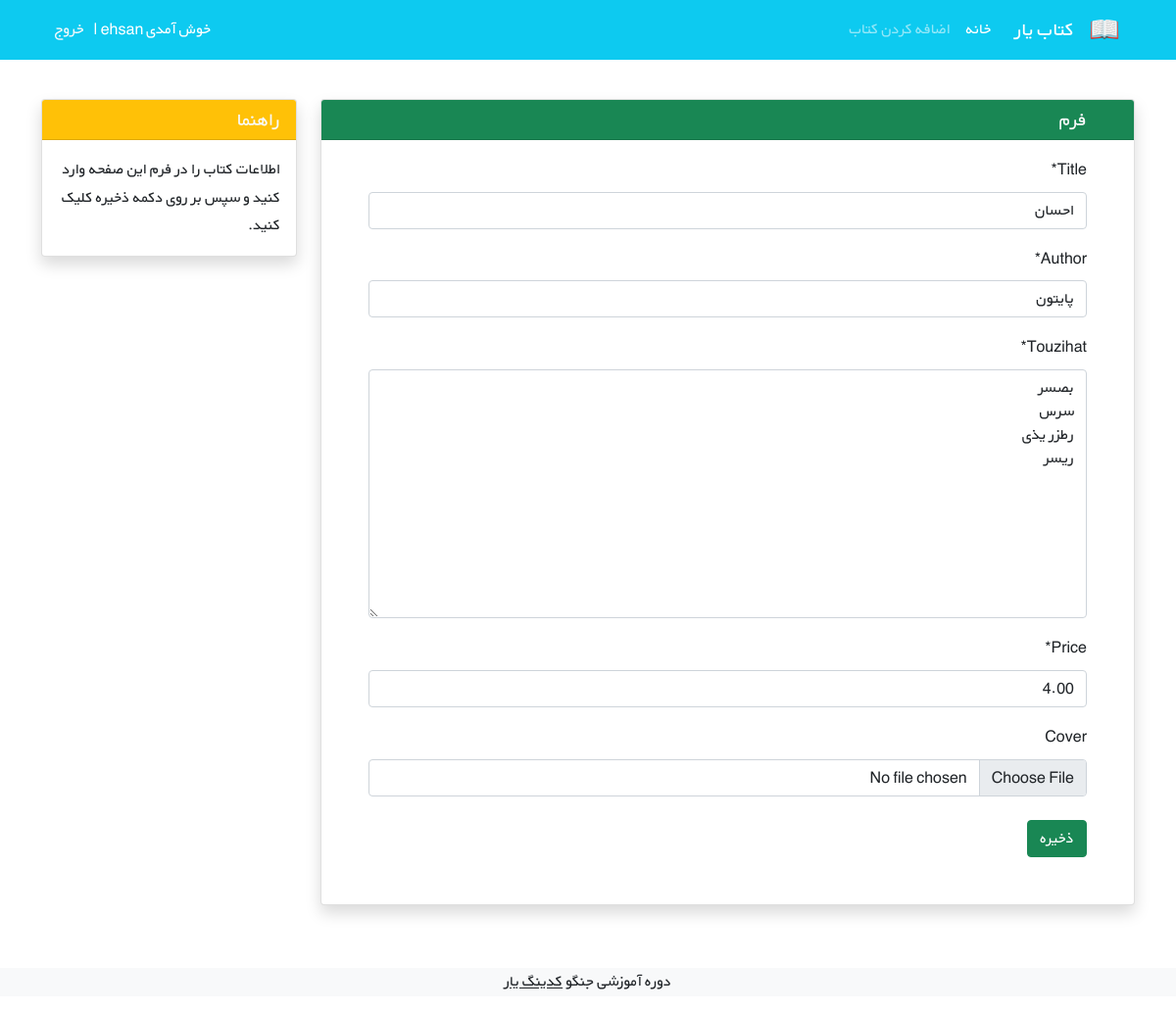
The app's page /1/update/ (signed in), older data.
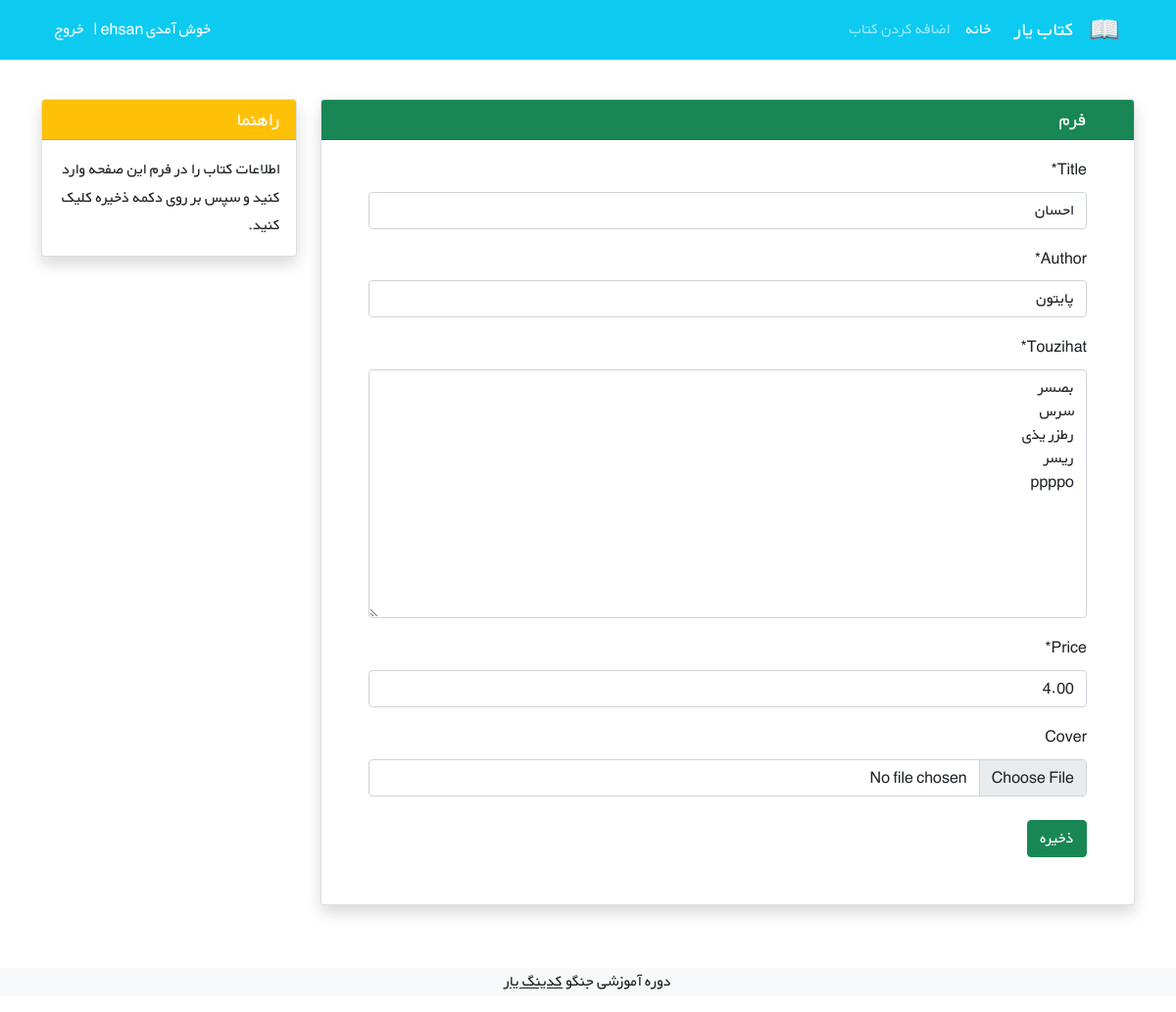
The same page, newer data.
### keb/models.py (models this page shows, shortened)
class Kteb(models.Model):
    user = models.ForeignKey(get_user_model(), on_delete=models.CASCADE)
    title = models.CharField(max_length=50)
    author = models.CharField(max_length=50)
    touzihat = models.TextField()
    price = models.DecimalField(max_digits=5, decimal_places=2)
    cover = models.ImageField(upload_to="cover/",blank=True )

### keb/views.py (the view)
# urls.py: path("<int:pk>/update/",views.Update_kteb.as_view(),name="update_kteb"),
class Update_kteb(LoginRequiredMixin,UserPassesTestMixin,generic.UpdateView):
    model = Kteb
    template_name = "add_kteb.html"
    fields = ["title","author","touzihat","price","cover"]
    def test_func(self):
        obj = self.get_object()
        return obj.user == self.request.user

### keb/templates/add_kteb.html (shortened to what this page needs)
{% extends "base.html" %}
{% load crispy_forms_tags %}
{% block body %}
<div class="container mt-4" dir="rtl">
    <div class="row">
        <div class="col-9">
            <div class="card shadow my-3">
                <h5 class="card-header bg-success text-light px-5">فرم</h5>
                <div class="px-5 pt-3 pb-5">
                    <form enctype="multipart/form-data" method="POST">
                    {{form|crispy}}
                        <button type="submit" class="btn btn-success mt-2">ذخیره</button>
                    </form>
                </div>
            </div>
        </div>
        <div class="col-3">
                <div class="card my-3 shadow">
                    <h5 class="card-header bg-warning text-light">راهنما</h5>
                    <div class="card-body">
                        <p class="card-text">
                            اطلاعات کتاب را در فرم این صفحه وارد کنید و سپس بر روی دکمه ذخیره کلیک کنید.
                        </p>
                    </div>
                </div>
        </div>
    </div>
</div>
{% endblock body %}

Row changes from the older to the newer data that the page shows:
changed Kteb "احسان": touzihat "بصسر سرس رطزر یذی ریسر" → "بصسر سرس رطزر یذی ریسر ppppo"
